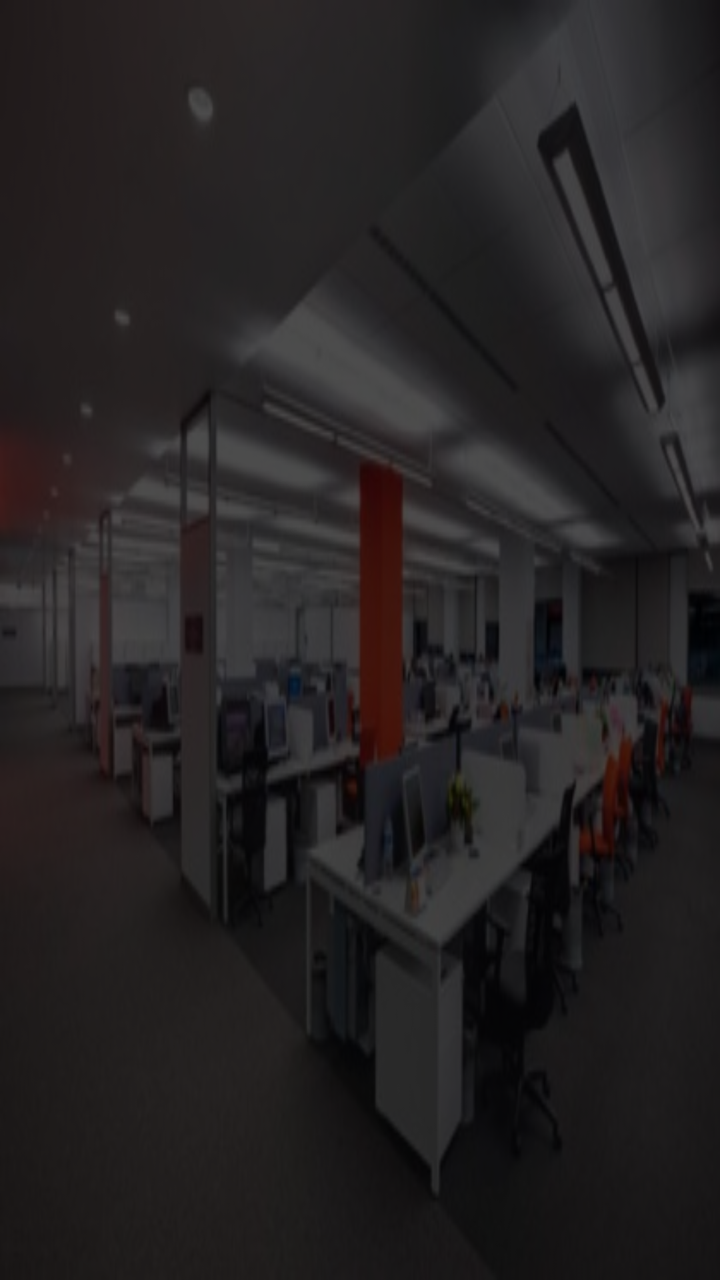
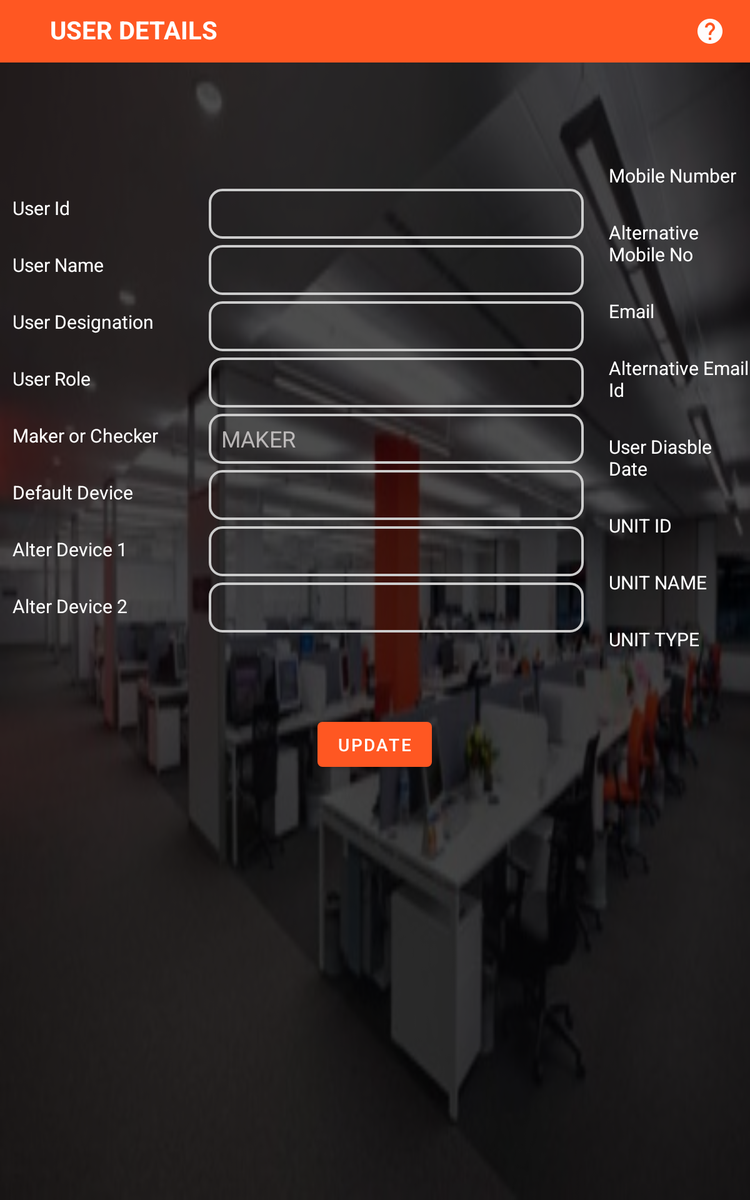

The same Android screen from two of the app's own layout files: first res/layout/ as a phone draws it, then the repository's variant for another configuration, drawn on a device whose configuration selects that folder. Both files follow.
<!-- AndroidManifest.xml: application theme Theme.Merchantqrcode -->
<!-- res/layout/activity_user_details.xml -->
<?xml version="1.0" encoding="utf-8"?>
<RelativeLayout xmlns:android="http://schemas.android.com/apk/res/android"
    xmlns:tools="http://schemas.android.com/tools"
    android:layout_width="match_parent"
    android:layout_height="match_parent"
    xmlns:app="http://schemas.android.com/apk/res-auto"
    android:orientation="vertical"
    tools:context=".DetailScreen.UserDetailsActivity">
    <include layout="@layout/background_image" />
</RelativeLayout>
<!-- res/layout/background_image.xml (included above) -->
<?xml version="1.0" encoding="utf-8"?>
<RelativeLayout xmlns:android="http://schemas.android.com/apk/res/android"
    android:layout_width="match_parent"
    android:layout_height="match_parent">

    <ImageView
        android:layout_width="match_parent"
        android:layout_height="match_parent"
        android:background="@drawable/login_imagge" />

    <ImageView
        android:layout_width="match_parent"
        android:layout_height="match_parent"
        android:alpha="0.7"
        android:background="#000000" />
</RelativeLayout>
<!-- resources referenced by this layout -->
<resources>
  <!-- drawable login_imagge: jpg bitmap (drawable, 28695 bytes) -->
  <style name="Theme.Merchantqrcode" parent="Theme.MaterialComponents.DayNight.DarkActionBar">
          
          <item name="colorPrimary">@color/orange</item>
          <item name="colorPrimaryVariant">@color/purple_700</item>
          <item name="colorOnPrimary">@color/white</item>
          
          <item name="colorSecondary">@color/teal_200</item>
          <item name="colorSecondaryVariant">@color/teal_700</item>
          <item name="colorOnSecondary">@color/black</item>
          
          <item name="android:statusBarColor">@color/black</item>
          
      </style>
  <color name="orange">#ff5722</color>
  <color name="purple_700">#FF3700B3</color>
  <color name="white">#FFFFFFFF</color>
  <color name="teal_200">#FF03DAC5</color>
  <color name="teal_700">#FF018786</color>
  <color name="black">#FF000000</color>
</resources>
<!-- res/layout-sw600dp/activity_user_details.xml (the repository's variant of the layout above) -->
<!-- drawn on a 7-inch tablet held upright -->
<?xml version="1.0" encoding="utf-8"?>
<RelativeLayout xmlns:android="http://schemas.android.com/apk/res/android"
    xmlns:app="http://schemas.android.com/apk/res-auto"
    xmlns:tools="http://schemas.android.com/tools"
    style="@style/WH2"
    android:orientation="vertical"
    tools:context=".DetailScreen.UserDetailsActivity">
    <include layout="@layout/background_image" />
    <ScrollView
        style="@style/WH2">
        <LinearLayout
            style="@style/WH2"
            android:orientation="vertical">
            <RelativeLayout
                android:layout_width="match_parent"
                android:layout_height="50dp"
                android:background="?attr/colorPrimary"
                android:theme="@style/ThemeOverlay.AppCompat.Dark.ActionBar"
                app:popupTheme="@style/ThemeOverlay.AppCompat.Light">
                <LinearLayout
                    style="@style/WH1"
                    android:layout_marginTop="10dp"
                    android:orientation="horizontal">
                    <ImageView
                        android:id="@+id/back_img"
                        style="@style/WH1"
                        android:layout_marginTop="2dp"
                        android:layout_marginStart="20dp"
                        android:src="@drawable/back_btn_ic" />
                    <TextView
                        android:id="@+id/headertext"
                        style="@style/MAtab"
                        android:textStyle="bold"
                        android:layout_marginStart="20dp"
                        android:text="User Details" />
                </LinearLayout>
                <ImageView
                    android:visibility="gone"
                    android:id="@+id/deleBtn"
                    style="@style/UDicon"
                    android:layout_marginEnd="50dp"
                    android:src="@drawable/delete_ic"/>
                <ImageView
                    android:visibility="gone"
                    android:id="@+id/editableBtn"
                    style="@style/UDicon"
                    android:layout_marginEnd="80dp"
                    android:src="@drawable/edit_ic"/>
                <ImageView
                    android:id="@+id/ud_help_image"
                    style="@style/UDicon"
                    android:layout_marginEnd="20dp"
                    android:src="@drawable/ic_help"/>
            </RelativeLayout>
            <LinearLayout
                style="@style/WH2"
                android:layout_gravity="center"
                android:layout_marginTop="80dp"
                android:gravity="center"
                android:orientation="horizontal">
                <LinearLayout
                    style="@style/WH1"
                    android:layout_gravity="center"
                    android:orientation="horizontal">
                    <LinearLayout
                        style="@style/WH1"
                        android:layout_gravity="center"
                        android:layout_marginStart="10dp"
                        android:orientation="vertical">
                        <TextView
                            android:text="User Id"
                            style="@style/UDtext"/>
                        <TextView
                            android:id="@+id/textusername"
                            android:layout_marginTop="25dp"
                            android:text="User Name"
                            style="@style/UDtext"/>
                        <TextView
                            android:id="@+id/textdesignation"
                            android:layout_marginTop="25dp"
                            android:text="User Designation"
                            style="@style/UDtext"/>
                        <TextView
                            android:id="@+id/textuserrole"
                            android:layout_marginTop="25dp"
                            android:text="User Role"
                            style="@style/UDtext"/>
                        <TextView
                            android:layout_marginTop="25dp"
                            android:text="Maker or Checker"
                            style="@style/UDtext"/>
                        <TextView
                            android:layout_marginTop="25dp"
                            android:text="Default Device"
                            style="@style/UDtext"/>
                        <TextView
                            android:layout_marginTop="25dp"
                            android:text="Alter Device 1"
                            style="@style/UDtext"/>
                        <TextView
                            android:layout_marginTop="25dp"
                            android:text="Alter Device 2"
                            style="@style/UDtext"/>
                    </LinearLayout>
                    <LinearLayout
                        style="@style/WH1"
                        android:layout_gravity="center"
                        android:layout_marginStart="40dp"
                        android:layout_marginEnd="10dp"
                        android:orientation="vertical">
                        <EditText
                            android:id="@+id/editUserId"
                            style="@style/UDedtext"/>
                        <EditText
                            android:id="@+id/editUserName"
                            android:layout_marginTop="5dp"
                            android:inputType="textCapCharacters"
                            style="@style/UDedtext"/>
                        <EditText
                            android:id="@+id/editUserDesign"
                            android:layout_marginTop="5dp"
                            android:editable="false"
                            android:focusable="false"
                            style="@style/UDedtext"/>
                        <EditText
                            android:editable="false"
                            android:focusable="false"
                            android:id="@+id/editUserRole"
                            android:layout_marginTop="5dp"
                            style="@style/UDedtext"/>
                        <EditText
                            android:id="@+id/editUserMakerChecker"
                            android:layout_marginTop="5dp"
                            android:text="MAKER"
                            android:enabled="false"
                            style="@style/UDedtext"/>
                        <EditText
                            android:id="@+id/editDefaultDeviceId"
                            android:editable="false"
                            android:focusable="false"
                            android:layout_marginTop="5dp"
                            style="@style/UDedtext"/>
                        <EditText
                            android:id="@+id/editDeviceId1"
                            android:layout_marginTop="5dp"
                            style="@style/UDedtext"/>
                        <EditText
                            android:id="@+id/editDeviceId2"
                            android:layout_marginTop="5dp"
                            style="@style/UDedtext"/>
                    </LinearLayout>
                </LinearLayout>
                <LinearLayout
                   style="@style/WH1"
                    android:layout_gravity="center"
                    android:orientation="horizontal">
                    <LinearLayout
                        style="@style/WH1"
                        android:layout_gravity="center"
                        android:layout_marginStart="10dp"
                        android:orientation="vertical">
                        <TextView
                            android:id="@+id/textmobilenumber"
                            android:text="Mobile Number"
                            style="@style/UDtext"/>
                        <TextView
                            android:layout_marginTop="25dp"
                            android:text="Alternative Mobile No"
                            style="@style/UDtext"/>
                        <TextView
                            android:id="@+id/textemail"
                            android:layout_marginTop="25dp"
                            android:text="Email"
                            style="@style/UDtext"/>
                        <TextView
                            android:layout_marginTop="25dp"
                            android:text="Alternative Email Id"
                            style="@style/UDtext"/>
                        <TextView
                            android:layout_marginTop="25dp"
                            android:text="User Diasble Date"
                            style="@style/UDtext"/>
                        <TextView
                            android:layout_marginTop="25dp"
                            android:id="@+id/textunitid"
                            android:text="UNIT ID"
                            style="@style/UDtext"/>
                        <TextView
                            android:layout_marginTop="25dp"
                            android:text="UNIT NAME"
                            style="@style/UDtext"/>
                        <TextView
                            android:layout_marginTop="25dp"
                            android:text="UNIT TYPE"
                            style="@style/UDtext"/>
                    </LinearLayout>
                    <LinearLayout
                        style="@style/WH1"
                        android:layout_gravity="center"
                        android:layout_marginStart="40dp"
                        android:layout_marginEnd="10dp"
                        android:orientation="vertical">
                        <LinearLayout
                            android:layout_width="300dp"
                            android:layout_height="50dp"
                            android:orientation="horizontal">
                            <com.hbb20.CountryCodePicker
                                android:id="@+id/country_code"
                                android:layout_width="90dp"
                                android:layout_height="40dp"
                                android:background="@drawable/textfiled_background"
                                app:ccpDialog_textColor="@color/black"
                                app:ccp_arrowColor="@color/white"
                                app:ccp_autoDetectCountry="false"
                                app:ccp_contentColor="@color/white"
                                app:ccp_showFlag="false"
                                app:ccp_showFullName="false"
                                app:ccp_showNameCode="false" />
                            <EditText
                                android:id="@+id/mobnum"
                                android:layout_width="200dp"
                                android:layout_height="40dp"
                                android:layout_marginLeft="10dp"
                                android:layout_marginTop="5dp"
                                android:background="@drawable/textfiled_background"
                                android:inputType="number"
                                android:maxLength="10"
                                android:maxLines="1"
                                android:paddingLeft="10dp"
                                android:singleLine="true"
                                android:textColor="@color/white"
                                android:textColorHint="@color/lightgrey"/>
                        </LinearLayout>
                        <LinearLayout
                            android:layout_width="300dp"
                            android:layout_height="50dp"
                            android:orientation="horizontal">
                            <com.hbb20.CountryCodePicker
                                android:id="@+id/country_code1"
                                android:layout_width="90dp"
                                android:layout_height="40dp"
                                android:background="@drawable/textfiled_background"
                                app:ccpDialog_textColor="@color/black"
                                app:ccp_arrowColor="@color/white"
                                app:ccp_autoDetectCountry="true"
                                app:ccp_contentColor="@color/white"
                                app:ccp_defaultNameCode="IND"
                                app:ccp_showFlag="false"
                                app:ccp_showFullName="false"
                                app:ccp_showNameCode="false" />

                            <EditText
                                android:id="@+id/editUserAltMobNum"
                                android:layout_width="200dp"
                                android:layout_height="40dp"
                                android:layout_marginStart="10dp"
                                android:layout_marginTop="5dp"
                                android:background="@drawable/textfiled_background"
                                android:inputType="number"
                                android:maxLength="10"
                                android:maxLines="1"
                                android:paddingStart="10dp"
                                android:textColor="@color/white"
                                android:textColorHint="@color/lightgrey"/>
                        </LinearLayout>
                        <EditText
                            android:id="@+id/email1"
                            android:layout_marginTop="5dp"
                            style="@style/UDedtext"/>
                        <EditText
                            android:id="@+id/editUserAltEmail"
                            android:layout_marginTop="5dp"
                            style="@style/UDedtext"/>
                        <LinearLayout
                            style="@style/WH1"
                            android:layout_gravity="center"
                            android:layout_marginTop="5dp"
                            android:orientation="horizontal">
                            <EditText
                                android:id="@+id/userdiableddatefrom"
                                android:layout_width="140dp"
                                android:layout_height="40dp"
                                android:layout_marginRight="20dp"
                                android:background="@drawable/textfiled_background"
                                android:editable="false"
                                android:focusable="false"
                                android:inputType="date"
                                android:paddingLeft="10dp"
                                android:textColor="@color/white"
                                android:textColorHint="@color/lightgrey"/>
                            <EditText
                                android:id="@+id/userdisableddateto"
                                android:layout_width="140dp"
                                android:layout_height="40dp"
                                android:background="@drawable/textfiled_background"
                                android:editable="false"
                                android:focusable="false"
                                android:inputType="date"
                                android:paddingLeft="10dp"
                                android:textColor="@color/white"
                                android:textColorHint="@color/lightgrey"/>
                        </LinearLayout>
                        <EditText
                            android:id="@+id/editUnitId"
                            android:layout_marginTop="5dp"
                            android:editable="false"
                            android:focusable="false"
                            style="@style/UDedtext"/>
                        <EditText
                            android:layout_marginTop="5dp"
                            android:id="@+id/editUnitName"
                            android:enabled="false"
                            style="@style/UDedtext"/>
                        <EditText
                            android:id="@+id/editUnitType"
                            android:layout_marginTop="5dp"
                            android:digits="@string/Alpha"
                            android:enabled="false"
                            style="@style/UDedtext"/>
                    </LinearLayout>
                </LinearLayout>
            </LinearLayout>
            <LinearLayout
               style="@style/WH4"
                android:layout_gravity="center"
                android:layout_marginTop="40dp"
                android:layout_marginBottom="40dp"
                android:gravity="center"
                android:orientation="horizontal">
                <Button
                    android:id="@+id/submitbtn"
                    style="@style/UDbtn"
                    android:text="Update" />
                <Button
                    android:id="@+id/verifyBtn"
                    style="@style/UDbtn"
                    android:text="Verify"
                    android:visibility="gone" />
            </LinearLayout>
        </LinearLayout>
    </ScrollView>
</RelativeLayout>
<!-- resources referenced by the variant -->
<!-- as a 7-inch tablet held upright resolves them -->
<resources>
  <color name="black">#FF000000</color>
  <color name="lightgrey">#c8ddd9d9</color>
  <color name="white">#FFFFFFFF</color>
  <!-- drawable ic_help (drawable) -->
  <vector android:autoMirrored="true" android:height="24dp"
      android:tint="#FFFDFD" android:viewportHeight="24"
      android:viewportWidth="24" android:width="24dp" xmlns:android="http://schemas.android.com/apk/res/android">
      <path android:fillColor="@android:color/white" android:pathData="M12,2C6.48,2 2,6.48 2,12s4.48,10 10,10 10,-4.48 10,-10S17.52,2 12,2zM13,19h-2v-2h2v2zM15.07,11.25l-0.9,0.92C13.45,12.9 13,13.5 13,15h-2v-0.5c0,-1.1 0.45,-2.1 1.17,-2.83l1.24,-1.26c0.37,-0.36 0.59,-0.86 0.59,-1.41 0,-1.1 -0.9,-2 -2,-2s-2,0.9 -2,2L8,9c0,-2.21 1.79,-4 4,-4s4,1.79 4,4c0,0.88 -0.36,1.68 -0.93,2.25z"/>
  </vector>
  <!-- drawable textfiled_background (drawable) -->
  <?xml version="1.0" encoding="utf-8"?>
  <shape
      xmlns:android="http://schemas.android.com/apk/res/android"
      android:shape="rectangle">
  
      <corners android:radius="10dp" />
  
      
      <stroke android:width="2dp" android:color="#ccc" />
  
      
      <solid  />
  
  </shape>
  <string name="Alpha">ABCDEFGHIJKLMNOPQRSTUVWXYZ</string>
  <style name="MAtab">
          <item name="android:layout_width">wrap_content</item>
          <item name="android:layout_height">wrap_content</item>
          <item name="android:textColor">@color/white</item>
          <item name="android:textSize">20sp</item>
          <item name="android:textAllCaps">true</item>
      </style>
  <style name="UDbtn" parent="WH1">
          <item name="android:layout_gravity">center</item>
          <item name="android:layout_margin">10dp</item>
          <item name="android:layout_marginTop">16dp</item>
      </style>
      //Linear Layout Vertical
  <style name="UDedtext" parent="WH1">
          <item name="android:layout_width">300dp</item>
          <item name="android:layout_height">40dp</item>
          <item name="android:background">@drawable/textfiled_background</item>
          <item name="android:singleLine">true</item>
          <item name="android:paddingLeft">10dp</item>
          <item name="android:textColor">@color/lightgrey</item>
          <item name="android:maxLength">30</item>
          <item name="android:layout_marginTop">6dp</item>
          <item name="android:textColorHint">@color/lightgrey</item>
      </style>
  <style name="UDicon" parent="WH1">
          <item name="android:layout_centerVertical">true</item>
          <item name="android:layout_alignParentEnd">true</item>
          <item name="android:textSize">15sp</item>
      </style>
  <style name="UDtext" parent="WH1">
          <item name="android:layout_gravity">start</item>
          <item name="android:textColor">@color/white</item>
          <item name="android:textSize">15sp</item>
      </style>
  <style name="WH1">
          <item name="android:layout_width">wrap_content</item>
          <item name="android:layout_height">wrap_content</item>
      </style>
  <style name="WH2">
          <item name="android:layout_width">match_parent</item>
          <item name="android:layout_height">match_parent</item>
      </style>
  <style name="WH4">
          <item name="android:layout_width">match_parent</item>
          <item name="android:layout_height">wrap_content</item>
      </style>
  <style name="Theme.Merchantqrcode" parent="Theme.MaterialComponents.DayNight.DarkActionBar">
          
          <item name="colorPrimary">@color/orange</item>
          <item name="colorPrimaryVariant">@color/purple_700</item>
          <item name="colorOnPrimary">@color/white</item>
          
          <item name="colorSecondary">@color/teal_200</item>
          <item name="colorSecondaryVariant">@color/teal_700</item>
          <item name="colorOnSecondary">@color/black</item>
          
          <item name="android:statusBarColor">@color/black</item>
          
      </style>
  <color name="orange">#ff5722</color>
  <color name="purple_700">#FF3700B3</color>
  <color name="teal_200">#FF03DAC5</color>
  <color name="teal_700">#FF018786</color>
  <!-- some entries are left out for length -->
</resources>
